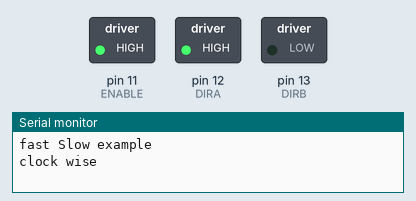
This sketch was run on a simulated Arduino Uno, built with avr-gcc and run on an emulated ATmega328P. Parts: switched loads named in the sketch (green lamp = pin HIGH), the last lines printed to the serial monitor.

Above: at 2.5 s.
At 6.5 s:
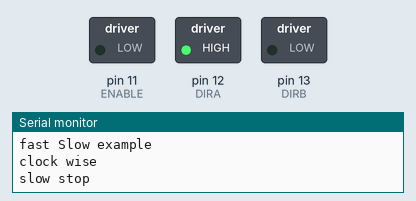
At 12.0 s:
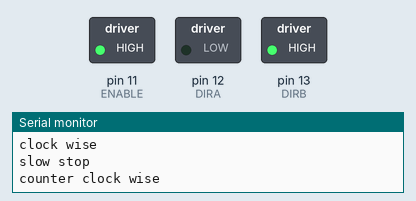
At 17.5 s:
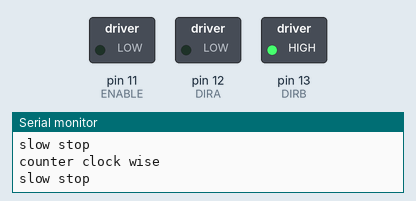
Timing chart, 0 to 24.7 s (numbered marks = the images above):
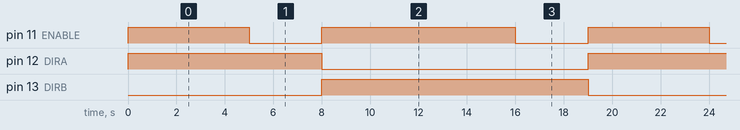

The sketch:

DC_Motor2.ino
```cpp
//www.elegoo.com
//2017.12.12

/************************
Exercise the motor using
the L293D chip
************************/

int ENABLE = 11;
int DIRA = 12;
int DIRB = 13;
int speedMotor = 0 ;

int i;

void setup() {
  //---set pin direction
  Serial.begin(9600);
  pinMode(ENABLE,OUTPUT);
  pinMode(DIRA,OUTPUT);
  pinMode(DIRB,OUTPUT);

}

void loop() {
  Serial.println("fast Slow example");
  //---fast/slow stop example
  Serial.println("clock wise");
  digitalWrite(DIRA,HIGH); //one way
  digitalWrite(DIRB,LOW);
  digitalWrite(ENABLE,HIGH); //enable on
  delay(5000);

  Serial.println("slow stop");
  digitalWrite(ENABLE,LOW); //slow stop

  delay(3000);

  Serial.println("counter clock wise");
  digitalWrite(DIRA,LOW); //one way
  digitalWrite(DIRB,HIGH);
  digitalWrite(ENABLE,HIGH); //enable on
  delay(8000);

  Serial.println("slow stop");
  digitalWrite(ENABLE,LOW); //slow stop
  delay(3000);
}
```

Measured:
- by itself, pin 11 (ENABLE): repeats every 19.0 s: LOW 3.0 s, HIGH 8.0 s, LOW 3.0 s, HIGH 5.0 s
- by itself, pin 12 (DIRA): alternates HIGH for 8.0 s and LOW for 11.0 s
- by itself, pin 13 (DIRB): alternates HIGH for 11.0 s and LOW for 8.0 s
